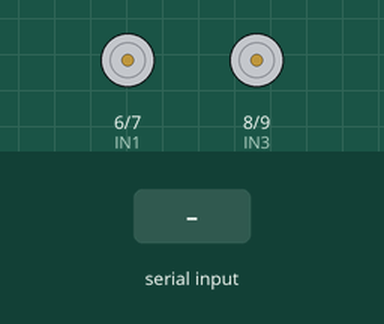
Simulated run of this sketch. Board: Arduino Uno, built with avr-gcc and run on an emulated ATmega328P. Parts: motor-driver pin pairs drawn as motors (green arrow = first pin HIGH = forward, orange = second pin HIGH = backward, longer = more drive, scaled by the enable pin). The test bench sets the inputs (shaded band).

Above: at 1.2 s.
1.3 s: "f" received over Serial
At 2.2 s:
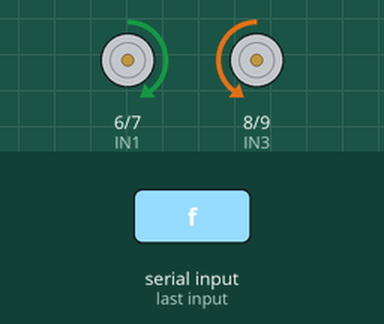
2.8 s: "b" received over Serial
At 3.3 s:
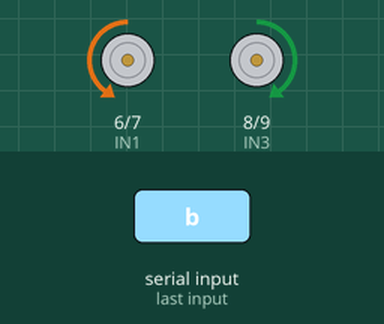
4.3 s: "l" received over Serial
At 5.5 s:
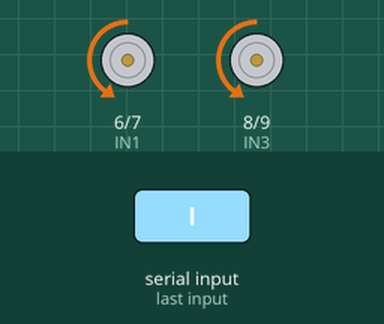
5.8 s: "r" received over Serial
At 6.8 s:
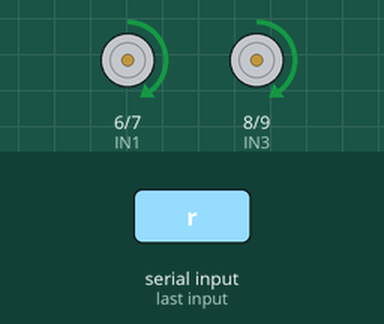
7.3 s: "s" received over Serial
At 8.0 s:
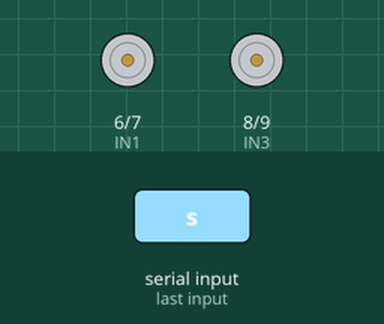
Timing chart, 0 to 9.8 s (numbered marks = the images above; inputs shaded):
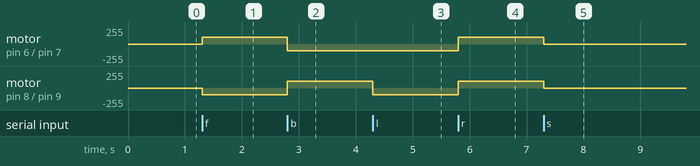

Measured:
- after the input at 1.3 s, motor on pin 6 (IN1) / pin 7 (IN2): stopped → forward 100/255 at once; motor on pin 8 (IN3) / pin 9 (IN4): stopped → backward 100/255 at once
- after the input at 2.8 s, motor on pin 6 (IN1) / pin 7 (IN2): forward 100/255 → backward 100/255 at once; motor on pin 8 (IN3) / pin 9 (IN4): backward 100/255 → forward 100/255 at once
- after the input at 4.3 s, motor on pin 8 (IN3) / pin 9 (IN4): forward 100/255 → backward 100/255 at once
- after the input at 5.8 s, motor on pin 6 (IN1) / pin 7 (IN2), motor on pin 8 (IN3) / pin 9 (IN4): backward 100/255 → forward 100/255 at once
- after the input at 7.3 s, motor on pin 6 (IN1) / pin 7 (IN2), motor on pin 8 (IN3) / pin 9 (IN4): forward 100/255 → stopped at once

The sketch:

cochecito.ino
```cpp
#include <SoftwareSerial.h>
#define ENA 5
#define ENB 11
#define IN1 6
#define IN2 7
#define IN3 8
#define IN4 9
#define carSpeed 100
int BTdata;
SoftwareSerial BT (2,3); //2 tx 3 r


enum FUNCTIONMODE{
  Bluetooth,
  } func_mode = Bluetooth;

enum MOTIONMODE {
  STOP,
  FORWARD,
  BACK,
  LEFT,
  RIGHT
} mov_mode = STOP;

void delays(unsigned long t) {
  for(unsigned long i = 0; i < t; i++) {
    getBTData();
    delay(1);
  }
}

void forward(bool debug = false){
  analogWrite(ENA, carSpeed);
  analogWrite(ENB, carSpeed);
  digitalWrite(IN1,HIGH);
  digitalWrite(IN2,LOW);
  digitalWrite(IN3,LOW);
  digitalWrite(IN4,HIGH);
}

void back(bool debug = false){
  analogWrite(ENA, carSpeed);
  analogWrite(ENB, carSpeed);
  digitalWrite(IN1,LOW);
  digitalWrite(IN2,HIGH);
  digitalWrite(IN3,HIGH);
  digitalWrite(IN4,LOW);
}

void left(bool debug = false){
  analogWrite(ENA,carSpeed);
  analogWrite(ENB,carSpeed);
  digitalWrite(IN1,LOW);
  digitalWrite(IN2,HIGH);
  digitalWrite(IN3,LOW);
  digitalWrite(IN4,HIGH);
}

void right(bool debug = false){
  analogWrite(ENA,carSpeed);
  analogWrite(ENB,carSpeed);
  digitalWrite(IN1,HIGH);
  digitalWrite(IN2,LOW);
  digitalWrite(IN3,HIGH);
  digitalWrite(IN4,LOW);
}

void stop(bool debug = false){
  digitalWrite(ENA, LOW);
  digitalWrite(ENB, LOW);
}

void getBTData() {
  if(Serial.available()) {
    switch(Serial.read()) {
      case 'f': func_mode = Bluetooth; mov_mode = FORWARD;  break;
      case 'b': func_mode = Bluetooth; mov_mode = BACK;     break;
      case 'l': func_mode = Bluetooth; mov_mode = LEFT;     break;
      case 'r': func_mode = Bluetooth; mov_mode = RIGHT;    break;
      case 's': func_mode = Bluetooth; mov_mode = STOP;     break;
    }
  }
}

void bluetooth_mode() {
  if(func_mode == Bluetooth){
    switch(mov_mode){
      case FORWARD: forward();  break;
      case BACK:    back();     break;
      case LEFT:    left();     break;
      case RIGHT:   right();    break;
      case STOP:    stop();     break;
    }
  }
}

void setup() {
  Serial.begin(9600); //Open the serial port
  pinMode(IN1, OUTPUT);
  pinMode(IN2, OUTPUT);
  pinMode(IN3, OUTPUT);
  pinMode(IN4, OUTPUT);
  pinMode(ENA, OUTPUT);
  pinMode(ENB, OUTPUT);

}

void loop() {
  getBTData();
  bluetooth_mode();
}
```
